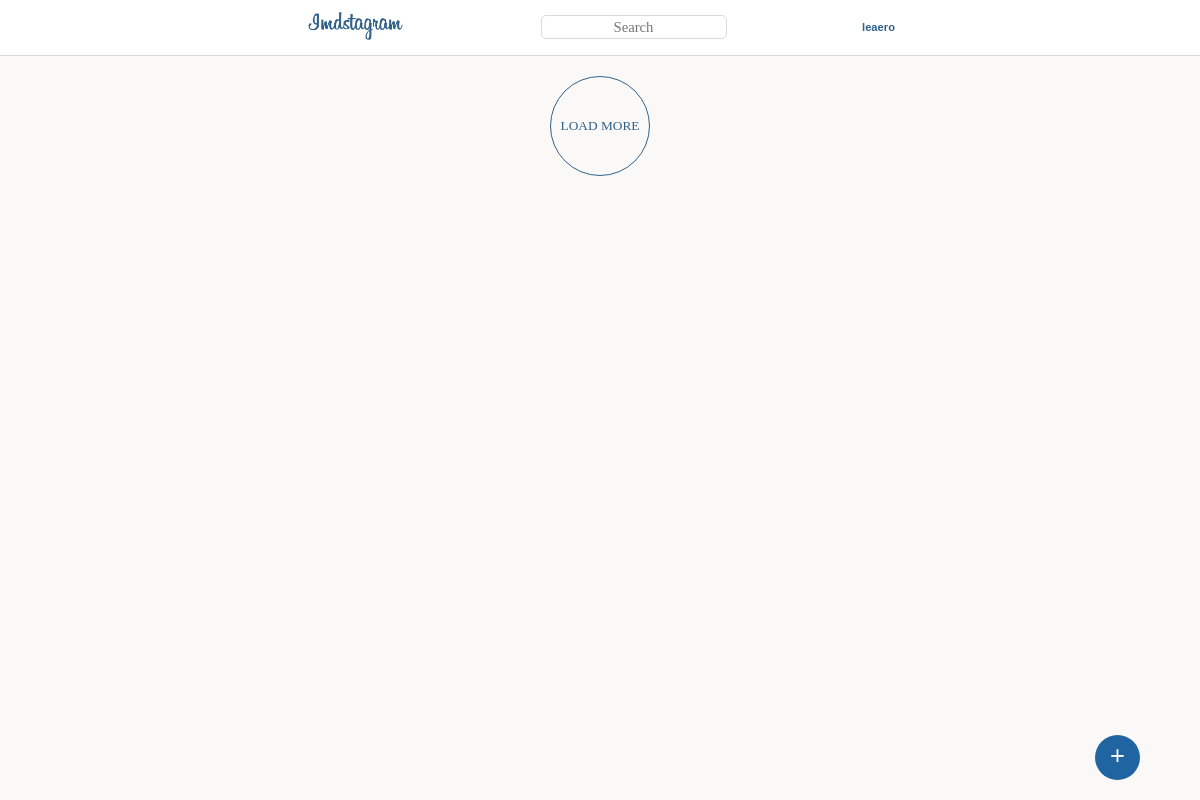
/index.php (signed in), run on an earlier commit of the app's database.
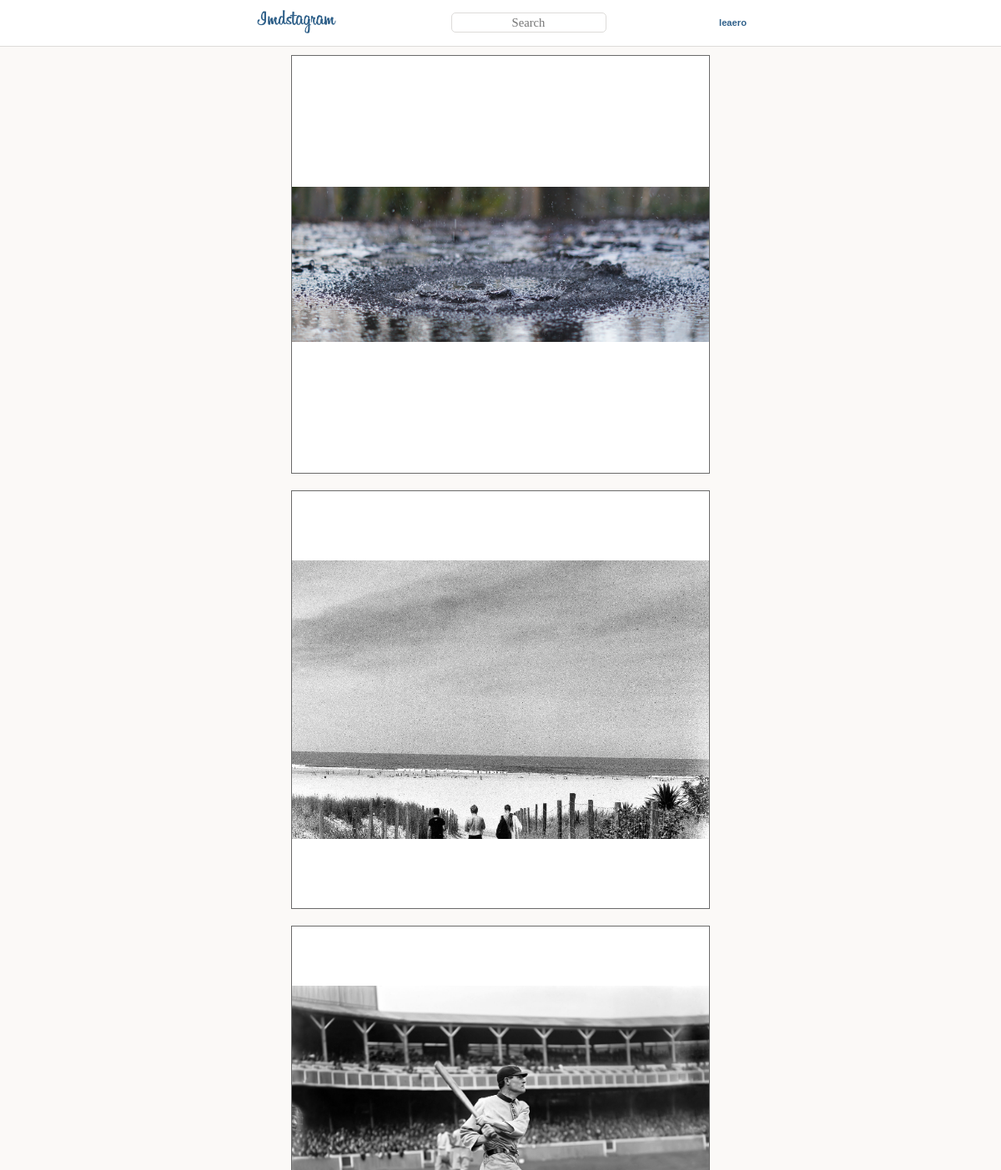
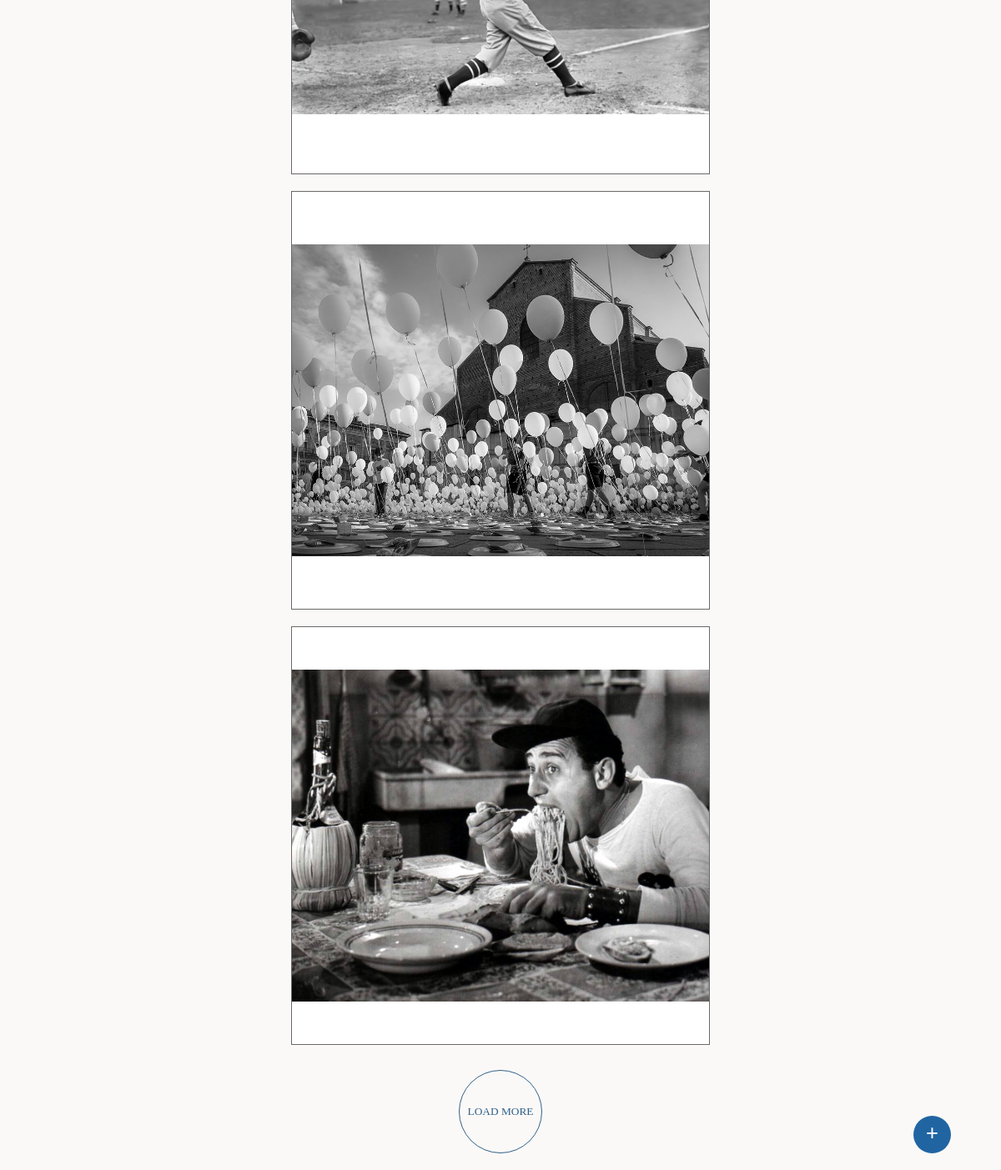
And on a later commit of the database (2 pictures, top to bottom).
### tables this page shows
CREATE TABLE `posts` (
  `imageID` int(11) NOT NULL AUTO_INCREMENT,
  `fileLocation` varchar(300) NOT NULL DEFAULT '',
  `description` varchar(300) NOT NULL DEFAULT '',
  `filter` varchar(45) DEFAULT NULL,
  `imageUserID` int(11) DEFAULT NULL,
  `timestamp` timestamp NULL DEFAULT CURRENT_TIMESTAMP ON UPDATE CURRENT_TIMESTAMP,
  `location` varchar(255) DEFAULT NULL,
  PRIMARY KEY (`imageID`)
);

### classes/feed.class.php (called while the page is built, shortened)
<?php
class Feed {
    private $m_oResults;
    public function __get($p_sProperty){
        switch($p_sProperty){
            case 'Results':
                return $this->m_oResults;
                break;
        }
    }
    public function getFeed($p_sProperty){
        $array = array();
        array_push($array, $_SESSION['userID']);
        $csa = implode(", ",$array);
        $conn = new PDO('mysql:host=localhost; dbname=imdstagram', 'root', 'root');
        $statement = $conn->prepare("
            select * from posts
            where imageUserID in (:array)
            order by timestamp desc
            limit :getal
            ");
        $statement->bindValue(":array", $csa);
        $statement->bindValue(':getal', (int) trim($_SESSION['getal']), PDO::PARAM_INT);
        $statement->execute();
        $results = $statement->fetchAll();
        $this->m_oResults = $results;
    }
}
?>

### index.php (the view, shortened to what this page needs)
<?php
    include_once('classes/feed.class.php');
    $userID = $_SESSION['userID'];
    $feed = new Feed();
    $feed->getFeed($userID);
?>
<!doctype html>
<html lang="en">
<head>
    <link rel="stylesheet" href="css/reset.css">
    <link rel="stylesheet" href="css/style.css">
</head>
<body>
    <?php include_once("includes/nav.inc.php"); ?>
    <div class="indexFeed">
            <?php foreach($feed->Results as $post): ?>
            <div class="feedPic">
               <img src="<?php echo $post['fileLocation']; ?>" alt="">
                </div>
                <?php endforeach; ?>
        </div>
        <div class="loadMoreContainer">
            <button class="btnLoadMore">Load More</button>
        </div>
        <a href="upload.php" id="floatingBtn">+</a>
</body>
</html>

### includes/nav.inc.php
<div class="headerProfile">
    <div class="headerContent">
        <a href="index.php"><img src="images/logo.png" alt="logo"></a>
        <div class="searchBar">
            <form name="formSearch" method="get" action="search.php">
                <span><input id="txtSearch" type="text" name="txtSearch" placeholder="Search" required></span>
            </form>
        </div>
        <a href="profile.php"><h2><?php echo $_SESSION['user']; ?></h2></a>
    </div>
</div>

### css/style.css (style rules this page uses)
body { font-family: Montserrat, sans-serif; background-color: #fbf9f7; color: #4E606A; }
body a { text-decoration: none; color: #30618B; }
.headerProfile { height: 35px; background-color: white; color: #2065a2; font-size: 0.7em; padding: 10px 10px 10px 10px; border-bottom: 1px solid #dddbd9; }
.headerProfile img { width: 100px; height: auto; }
.headerContent { width: 50%; margin-left: auto; margin-right: auto; display: flex; justify-content: space-between; align-items: center; }
.searchBar input { border: 1px solid #dddbd9; border-radius: 5px; height: 20px; width: 180px; }
.indexFeed { width: 100%; display:flex; flex-direction: column; flex-wrap: nowrap; align-items: center; }
.indexFeed .feedPic { width: 500px; height: 500px; background-color: white; border: 1px solid dimgrey; display: flex; justify-content: center; align-items: center; margin: 10px; }
.feedPic { width: 250px; height: 250px; background-color: white; border: 1px solid dimgrey; display: flex; justify-content: center; align-items: center; margin: 10px; }
.feedPic img { width: 100%; }
.btnLoadMore { width: 100px; height: 100px; margin-left: auto; margin-right: auto; border-radius: 100%; border: 1px solid #30618B; text-transform: uppercase; font-family: 'instaRegular'; background-color: #fbf9f7; color: #30618B; }
.loadMoreContainer { text-align: center; width: 200px; margin: 20px auto 20px auto; }
#floatingBtn { color: white; position: fixed; text-align: center; bottom: 20px; right: 5%; box-sizing: border-box; padding-top: 20px; line-height: 0px; font-size: 1.6em; background-color: #2065a2; width: 45px; height: 45px; border: 0px; border-radius: 100%; }
#floatingBtn a:active,a:link,a:visited { text-decoration: none; }

What changed in the data, as far as the page shows it:
added posts: fileLocation (picture)
added posts: fileLocation (picture)
added posts: fileLocation (picture)
added posts: fileLocation (picture)
added posts: fileLocation (picture)
